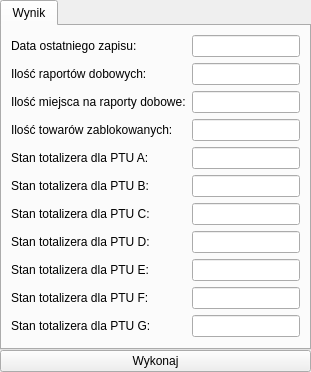
       <widget class="QWidget" name="getCashRegisterInfo3Page">
        <layout class="QGridLayout" name="gridLayout_24">
         <property name="margin">
          <number>0</number>
         </property>
         <property name="spacing">
          <number>0</number>
         </property>
         <item row="0" column="0">
          <widget class="QTabWidget" name="tabWidget_9">
           <property name="currentIndex">
            <number>0</number>
           </property>
           <widget class="QWidget" name="tab_18">
            <attribute name="title">
             <string>Wynik</string>
            </attribute>
            <layout class="QFormLayout" name="formLayout_52">
             <item row="0" column="0">
              <widget class="QLabel" name="label_281">
               <property name="text">
                <string>Data ostatniego zapisu:</string>
               </property>
              </widget>
             </item>
             <item row="1" column="0">
              <widget class="QLabel" name="label_315">
               <property name="text">
                <string>Ilość raportów dobowych:</string>
               </property>
              </widget>
             </item>
             <item row="2" column="0">
              <widget class="QLabel" name="label_316">
               <property name="text">
                <string>Ilość miejsca na raporty dobowe:</string>
               </property>
              </widget>
             </item>
             <item row="3" column="0">
              <widget class="QLabel" name="label_317">
               <property name="text">
                <string>Ilość towarów zablokowanych:</string>
               </property>
              </widget>
             </item>
             <item row="4" column="0">
              <widget class="QLabel" name="label_323">
               <property name="text">
                <string>Stan totalizera dla PTU A:</string>
               </property>
              </widget>
             </item>
             <item row="5" column="0">
              <widget class="QLabel" name="label_318">
               <property name="text">
                <string>Stan totalizera dla PTU B:</string>
               </property>
              </widget>
             </item>
             <item row="6" column="0">
              <widget class="QLabel" name="label_319">
               <property name="text">
                <string>Stan totalizera dla PTU C:</string>
               </property>
              </widget>
             </item>
             <item row="7" column="0">
              <widget class="QLabel" name="label_321">
               <property name="text">
                <string>Stan totalizera dla PTU D:</string>
               </property>
              </widget>
             </item>
             <item row="8" column="0">
              <widget class="QLabel" name="label_324">
               <property name="text">
                <string>Stan totalizera dla PTU E:</string>
               </property>
              </widget>
             </item>
             <item row="9" column="0">
              <widget class="QLabel" name="label_320">
               <property name="text">
                <string>Stan totalizera dla PTU F:</string>
               </property>
              </widget>
             </item>
             <item row="10" column="0">
              <widget class="QLabel" name="label_322">
               <property name="text">
                <string>Stan totalizera dla PTU G:</string>
               </property>
              </widget>
             </item>
             <item row="0" column="1">
              <widget class="QLineEdit" name="cashRegisterInfo3LastWrite">
               <property name="readOnly">
                <bool>true</bool>
               </property>
              </widget>
             </item>
             <item row="1" column="1">
              <widget class="QLineEdit" name="cashRegisterInfo3UsedReports">
               <property name="readOnly">
                <bool>true</bool>
               </property>
              </widget>
             </item>
             <item row="2" column="1">
              <widget class="QLineEdit" name="cashRegisterInfo3FreeReports">
               <property name="readOnly">
                <bool>true</bool>
               </property>
              </widget>
             </item>
             <item row="3" column="1">
              <widget class="QLineEdit" name="cashRegisterInfo3Locked">
               <property name="readOnly">
                <bool>true</bool>
               </property>
              </widget>
             </item>
             <item row="4" column="1">
              <widget class="QLineEdit" name="cashRegisterInfo3TotA">
               <property name="readOnly">
                <bool>true</bool>
               </property>
              </widget>
             </item>
             <item row="5" column="1">
              <widget class="QLineEdit" name="cashRegisterInfo3TotB">
               <property name="readOnly">
                <bool>true</bool>
               </property>
              </widget>
             </item>
             <item row="6" column="1">
              <widget class="QLineEdit" name="cashRegisterInfo3TotC">
               <property name="readOnly">
                <bool>true</bool>
               </property>
              </widget>
             </item>
             <item row="7" column="1">
              <widget class="QLineEdit" name="cashRegisterInfo3TotD">
               <property name="readOnly">
                <bool>true</bool>
               </property>
              </widget>
             </item>
             <item row="8" column="1">
              <widget class="QLineEdit" name="cashRegisterInfo3TotE">
               <property name="readOnly">
                <bool>true</bool>
               </property>
              </widget>
             </item>
             <item row="9" column="1">
              <widget class="QLineEdit" name="cashRegisterInfo3TotF">
               <property name="readOnly">
                <bool>true</bool>
               </property>
              </widget>
             </item>
             <item row="10" column="1">
              <widget class="QLineEdit" name="cashRegisterInfo3TotG">
               <property name="readOnly">
                <bool>true</bool>
               </property>
              </widget>
             </item>
            </layout>
           </widget>
          </widget>
         </item>
         <item row="1" column="0">
          <widget class="QPushButton" name="getCashRegisterInfo3Button">
           <property name="text">
            <string>Wykonaj</string>
           </property>
          </widget>
         </item>
        </layout>
       </widget>
